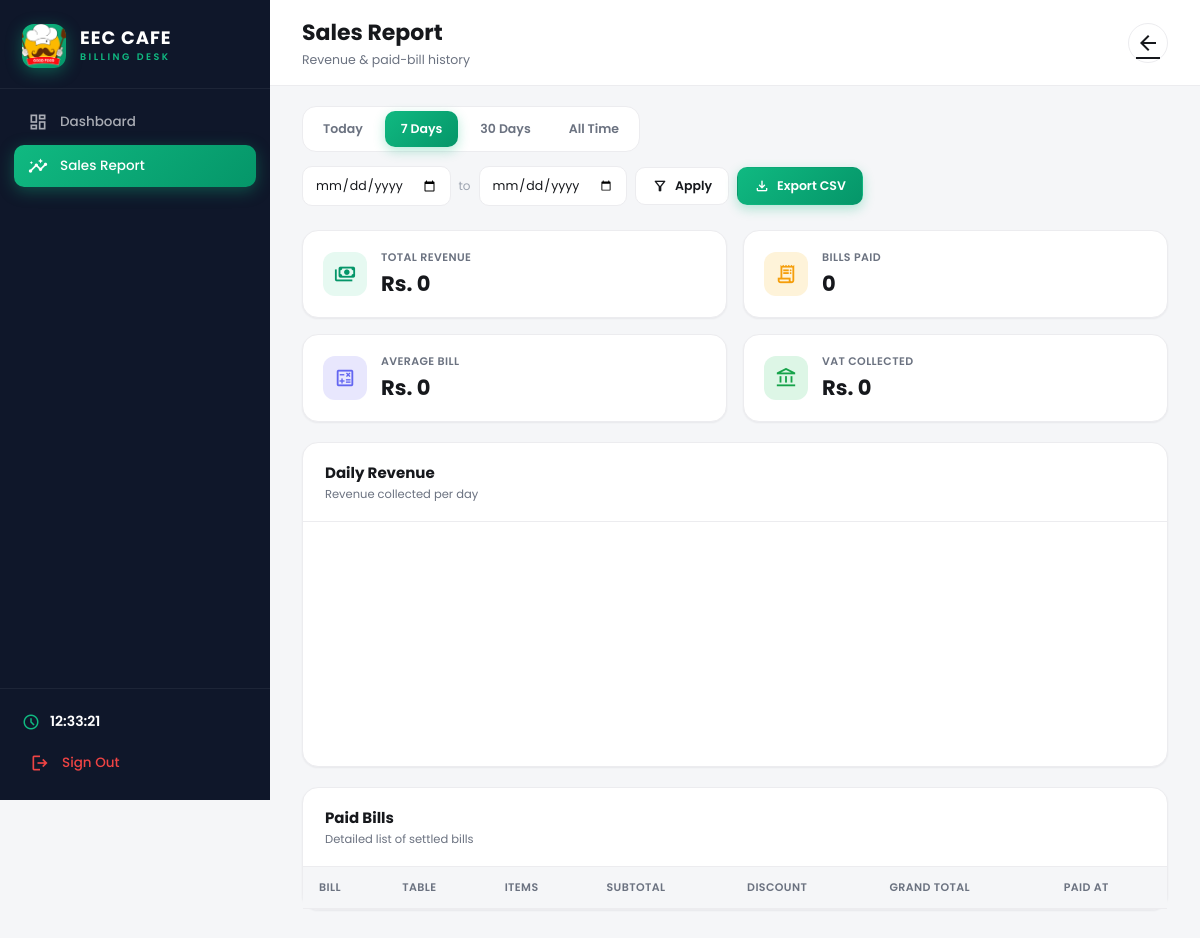
Screenshot of /billing/report/ (signed in) with the database file from the repository.
### menu/models.py (models this page shows, shortened)
class RestaurantDetail(models.Model):
    restaurant_name = models.CharField(max_length=200)
    sub_name = models.CharField(max_length=200)
    logo = models.ImageField(upload_to='logo/')

### billing/views.py (the view)
    def wrapper(request, *args, **kwargs):
        if not _get_logged_in_staff(request):
            return redirect('billing:login')
        return view_func(request, *args, **kwargs)

### billing/views.py (called while the page is built)
def _get_logged_in_staff(request):
    staff_id = request.session.get('billing_staff_id')
    if not staff_id:
        return None
    try:
        return BillingStaff.objects.get(id=staff_id, is_active=True)
    except BillingStaff.DoesNotExist:
        return None

def _login_required(view_func):
    def wrapper(request, *args, **kwargs):
        if not _get_logged_in_staff(request):
            return redirect('billing:login')
        return view_func(request, *args, **kwargs)
    wrapper.__name__ = view_func.__name__
    return wrapper

@_login_required
def report(request):
    staff = _get_logged_in_staff(request)
    context = {
        'restaurant': RestaurantDetail.objects.first(),
        'staff': staff,
    }
    return render(request, 'billing/report.html', context)

### templates/billing/report.html (shortened to what this page needs)
{% load static %}
<!DOCTYPE html>
<html lang="en">
<head>
</head>
<body>
<div class="app">
  <aside class="sidebar" id="sidebar">
    <div class="sidebar-logo">
      <div class="logo-icon">
        {% if restaurant and restaurant.logo %}
          <img src="{{ restaurant.logo.url }}" alt="{{ restaurant.restaurant_name }}">
        {% else %}
          <span class="material-symbols-outlined">receipt_long</span>
        {% endif %}
      </div>
      <div>
        <div class="logo-text-main">{% if restaurant %}{{ restaurant.restaurant_name|upper }}{% else %}FLAVORIA{% endif %}</div>
        <div class="logo-text-sub">Billing Desk</div>
      </div>
    </div>
    <nav class="sidebar-nav">
      <button class="nav-item" onclick="window.location='{% url 'billing:dashboard' %}'">
        <span class="material-symbols-outlined">dashboard</span>
        <span class="nav-label">Dashboard</span>
      </button>
      <button class="nav-item active">
        <span class="material-symbols-outlined">insights</span>
        <span class="nav-label">Sales Report</span>
      </button>
    </nav>
    <div class="sidebar-spacer"></div>
    <div class="sidebar-bottom">
      <div class="sidebar-clock">
        <span class="material-symbols-outlined">schedule</span>
        <span class="clock-time" id="clockTime">--:--:--</span>
      </div>
      <button class="nav-item" style="color:#EF4444;" onclick="window.location='{% url 'billing:logout' %}'">
        <span class="material-symbols-outlined">logout</span>
        <span class="nav-label">Sign Out</span>
      </button>
    </div>
  </aside>
  <div class="main">
    <div class="topbar">
      <div class="topbar-left">
        <div>
          <h1>Sales Report</h1>
          <p>Revenue &amp; paid-bill history</p>
        </div>
      </div>
      <a class="icon-btn" href="{% url 'billing:dashboard' %}" aria-label="Back to dashboard">
        <span class="material-symbols-outlined">arrow_back</span>
      </a>
    </div>
    <div class="filter-bar">
      <div class="range-tabs" id="rangeTabs">
        <button class="range-btn" data-range="today">Today</button>
        <button class="range-btn active" data-range="7d">7 Days</button>
        <button class="range-btn" data-range="30d">30 Days</button>
        <button class="range-btn" data-range="all">All Time</button>
      </div>
      <div class="date-controls">
        <input type="date" class="date-input" id="startDate">
        <span style="color:var(--text-3);font-size:12px;">to</span>
        <input type="date" class="date-input" id="endDate">
        <button class="btn btn-outline" id="applyRangeBtn">
          <span class="material-symbols-outlined">filter_alt</span> Apply
        </button>
        <button class="btn btn-brand" id="exportBtn">
          <span class="material-symbols-outlined">download</span> Export CSV
        </button>
      </div>
    </div>
    <div class="content">
      <div class="stat-row">
        <div class="stat-card">
          <div class="stat-icon revenue"><span class="material-symbols-outlined">payments</span></div>
          <div><div class="stat-label">Total Revenue</div><div class="stat-value" id="statRevenue">Rs. 0</div></div>
        </div>
        <div class="stat-card">
          <div class="stat-icon bills"><span class="material-symbols-outlined">receipt_long</span></div>
          <div><div class="stat-label">Bills Paid</div><div class="stat-value" id="statBills">0</div></div>
        </div>
        <div class="stat-card">
          <div class="stat-icon avg"><span class="material-symbols-outlined">calculate</span></div>
          <div><div class="stat-label">Average Bill</div><div class="stat-value" id="statAvg">Rs. 0</div></div>
        </div>
        <div class="stat-card">
          <div class="stat-icon tax"><span class="material-symbols-outlined">account_balance</span></div>
          <div><div class="stat-label">VAT Collected</div><div class="stat-value" id="statTax">Rs. 0</div></div>
        </div>
      </div>
      <div class="panel">
        <div class="panel-head">
          <div>
            <h2>Daily Revenue</h2>
            <p id="chartRangeLabel">Revenue collected per day</p>
          </div>
        </div>
        <div class="panel-body">
          <div class="chart-wrap" id="chartWrap"></div>
        </div>
      </div>
      <div class="panel">
        <div class="panel-head">
          <div>
            <h2>Paid Bills</h2>
            <p id="tableRangeLabel">Detailed list of settled bills</p>
          </div>
        </div>
        <div class="table-scroll">
          <table>
            <thead>
              <tr>
                <th>Bill</th>
                <th>Table</th>
                <th>Items</th>
                <th>Subtotal</th>
                <th>Discount</th>
                <th>Grand Total</th>
                <th>Paid At</th>
              </tr>
            </thead>
          </table>
        </div>
      </div>
    </div>
  </div>
</div>
</body>
</html>

### rows the page displays
RestaurantDetail: logo (picture), restaurant_name "EEC CAFE"
